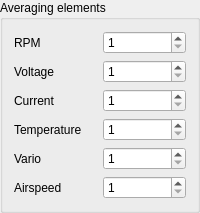
             <widget class="QGroupBox" name="gbAverage">
              <property name="enabled">
               <bool>true</bool>
              </property>
              <property name="title">
               <string>Averaging elements</string>
              </property>
              <layout class="QGridLayout" name="gridLayout_6">
               <item row="0" column="1">
                <widget class="QSpinBox" name="sbRpmAvg">
                 <property name="enabled">
                  <bool>true</bool>
                 </property>
                 <property name="minimum">
                  <number>1</number>
                 </property>
                 <property name="maximum">
                  <number>16</number>
                 </property>
                 <property name="value">
                  <number>1</number>
                 </property>
                </widget>
               </item>
               <item row="4" column="0">
                <widget class="QLabel" name="lbVarioAvg">
                 <property name="enabled">
                  <bool>true</bool>
                 </property>
                 <property name="text">
                  <string>Vario</string>
                 </property>
                </widget>
               </item>
               <item row="3" column="1">
                <widget class="QSpinBox" name="sbTemperatureAvg">
                 <property name="enabled">
                  <bool>true</bool>
                 </property>
                 <property name="minimum">
                  <number>1</number>
                 </property>
                 <property name="maximum">
                  <number>16</number>
                 </property>
                 <property name="value">
                  <number>1</number>
                 </property>
                </widget>
               </item>
               <item row="0" column="0">
                <widget class="QLabel" name="lbRpmAvg">
                 <property name="enabled">
                  <bool>true</bool>
                 </property>
                 <property name="text">
                  <string>RPM</string>
                 </property>
                </widget>
               </item>
               <item row="1" column="1">
                <widget class="QSpinBox" name="sbVoltageAvg">
                 <property name="enabled">
                  <bool>true</bool>
                 </property>
                 <property name="minimum">
                  <number>1</number>
                 </property>
                 <property name="maximum">
                  <number>16</number>
                 </property>
                 <property name="value">
                  <number>1</number>
                 </property>
                </widget>
               </item>
               <item row="2" column="1">
                <widget class="QSpinBox" name="sbCurrentAvg">
                 <property name="enabled">
                  <bool>true</bool>
                 </property>
                 <property name="minimum">
                  <number>1</number>
                 </property>
                 <property name="maximum">
                  <number>16</number>
                 </property>
                 <property name="value">
                  <number>1</number>
                 </property>
                </widget>
               </item>
               <item row="4" column="1">
                <widget class="QSpinBox" name="sbVarioAvg">
                 <property name="enabled">
                  <bool>true</bool>
                 </property>
                 <property name="minimum">
                  <number>1</number>
                 </property>
                 <property name="maximum">
                  <number>16</number>
                 </property>
                </widget>
               </item>
               <item row="2" column="0">
                <widget class="QLabel" name="lbCurrentAvg">
                 <property name="enabled">
                  <bool>true</bool>
                 </property>
                 <property name="text">
                  <string>Current</string>
                 </property>
                </widget>
               </item>
               <item row="3" column="0">
                <widget class="QLabel" name="lbTemperatureAvg">
                 <property name="enabled">
                  <bool>true</bool>
                 </property>
                 <property name="text">
                  <string>Temperature</string>
                 </property>
                </widget>
               </item>
               <item row="1" column="0">
                <widget class="QLabel" name="lbVoltageAvg">
                 <property name="enabled">
                  <bool>true</bool>
                 </property>
                 <property name="text">
                  <string>Voltage</string>
                 </property>
                </widget>
               </item>
               <item row="5" column="0">
                <widget class="QLabel" name="lbAirspeedAvg">
                 <property name="enabled">
                  <bool>true</bool>
                 </property>
                 <property name="text">
                  <string>Airspeed</string>
                 </property>
                </widget>
               </item>
               <item row="5" column="1">
                <widget class="QSpinBox" name="sbAirspeedAvg">
                 <property name="enabled">
                  <bool>true</bool>
                 </property>
                 <property name="minimum">
                  <number>1</number>
                 </property>
                 <property name="maximum">
                  <number>16</number>
                 </property>
                </widget>
               </item>
              </layout>
             </widget>
